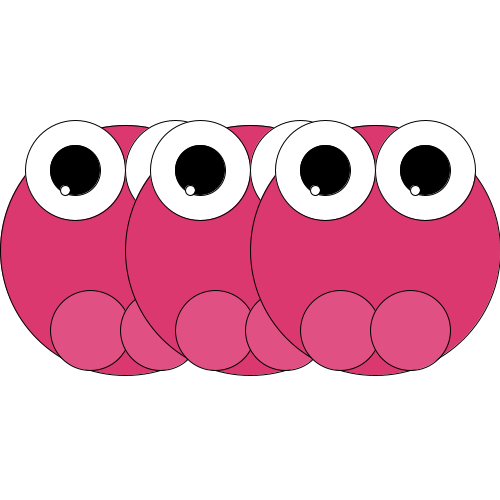
Frame 1 (no input)
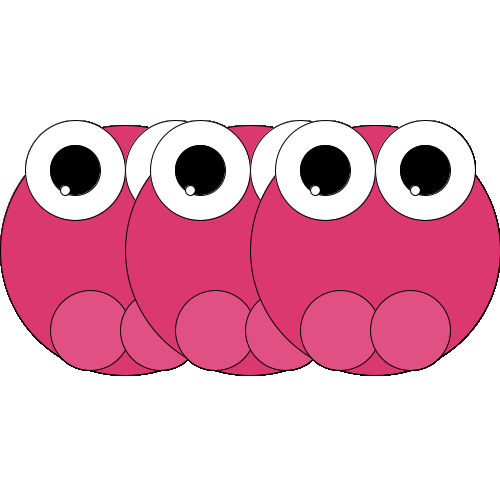
Frame 60 (the mouse pressed at the canvas centre just before this capture)
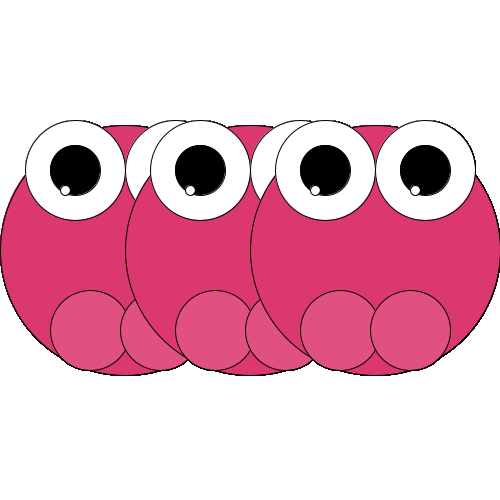
Frame 120 (the mouse held since frame 60 and released just before this capture)

The Processing sketch that drew these frames (run headless with seeded random() and noise(); from frame 60 on, the mouse is pressed at the canvas centre):

// Processing sketch: processing_144700
// ── processing_144700.pde

int X;
int Y;
 
/*
int richting;
int teller = 0;
boolean test = true;
*/
 
void setup(){
   size(500,500);
/*  monsterX = 250;
  monsterY = 250;
  richting = 10; */
  background(255);
  X = height/2;
  Y = 0;
}
 
void draw(){
for (int i = 1; i < 4; i = i + 1){
teken((i*125),X);
}
}
  
void teken(int monsterX, int monsterY) {
   
  /*head*/
  stroke(0);
  ellipseMode(CENTER);
   fill(218,56,110);
  ellipse(monsterX,monsterY,250,250);
  
  
   
  /*eyes*/
  fill(255,255,255);
ellipse(monsterX-50,monsterY-80,100,100);
ellipse(monsterX+50,monsterY-80,100,100);
fill(0);
ellipse(monsterX-50,monsterY-80,50,50);
ellipse(monsterX+50,monsterY-80,50,50);
fill(255,255,255);
ellipse(monsterX-60,monsterY-60,10,10);
fill(255,255,255);
ellipse(monsterX+40,monsterY-60,10,10);

  
  
  
 

   
fill(225,80,130);
 
ellipse(monsterX-35,monsterY+80,80,80);
fill(225,80,130);
ellipse(monsterX+35,monsterY+80,80,80);
}
